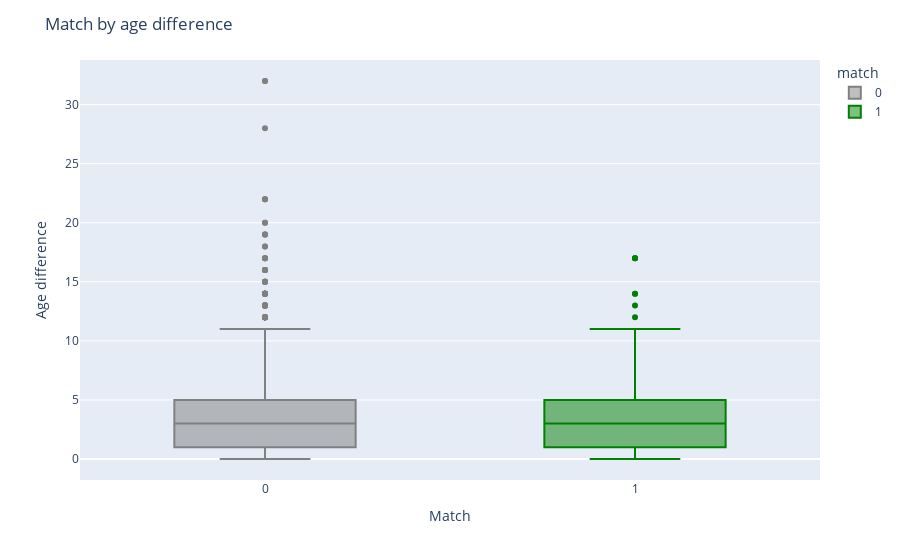

Notebook code for this chart:
### Markdown cell above
### Is age difference a problem for getting a match?

### Code cell
# Creating a box plot using plotly.express
fig = px.box(couples_df, x='match', y='age_difference', color='match', color_discrete_map={0 :'grey', 1 :'green'})

# Setting axis labels and title
fig.update_layout(
    xaxis=dict(title='Match'),
    yaxis=dict(title='Age difference'),
    title='Match by age difference'
)

fig.show()

### Figure 1 — Plotly figure (JSON) as saved in the notebook; plotly's stock layout.template omitted (floating-point values rounded to 4 significant figures; data arrays with more than 128 entries replaced by an {"elided": "..."} marker saying what was removed)
{"data": [{"alignmentgroup": "True", "hovertemplate": "match=%{x}<br>age_difference=%{y}<extra></extra>", "legendgroup": "0", "marker": {"color": "grey"}, "name": "0", "notched": false, "offsetgroup": "0", "orientation": "v", "showlegend": true, "type": "box", "x": {"elided": "3595 int values"}, "x0": " ", "xaxis": "x", "y": {"elided": "3595 int values"}, "y0": " ", "yaxis": "y"}, {"alignmentgroup": "True", "hovertemplate": "match=%{x}<br>age_difference=%{y}<extra></extra>", "legendgroup": "1", "marker": {"color": "green"}, "name": "1", "notched": false, "offsetgroup": "1", "orientation": "v", "showlegend": true, "type": "box", "x": {"elided": "709 int values"}, "x0": " ", "xaxis": "x", "y": {"elided": "709 int values"}, "y0": " ", "yaxis": "y"}], "layout": {"boxmode": "overlay", "legend": {"title": {"text": "match"}, "tracegroupgap": 0}, "margin": {"t": 60}, "title": {"text": "Match by age difference"}, "xaxis": {"anchor": "y", "categoryarray": [0, 1], "categoryorder": "array", "domain": [0, 1], "title": {"text": "Match"}}, "yaxis": {"anchor": "x", "domain": [0, 1], "title": {"text": "Age difference"}}}}
